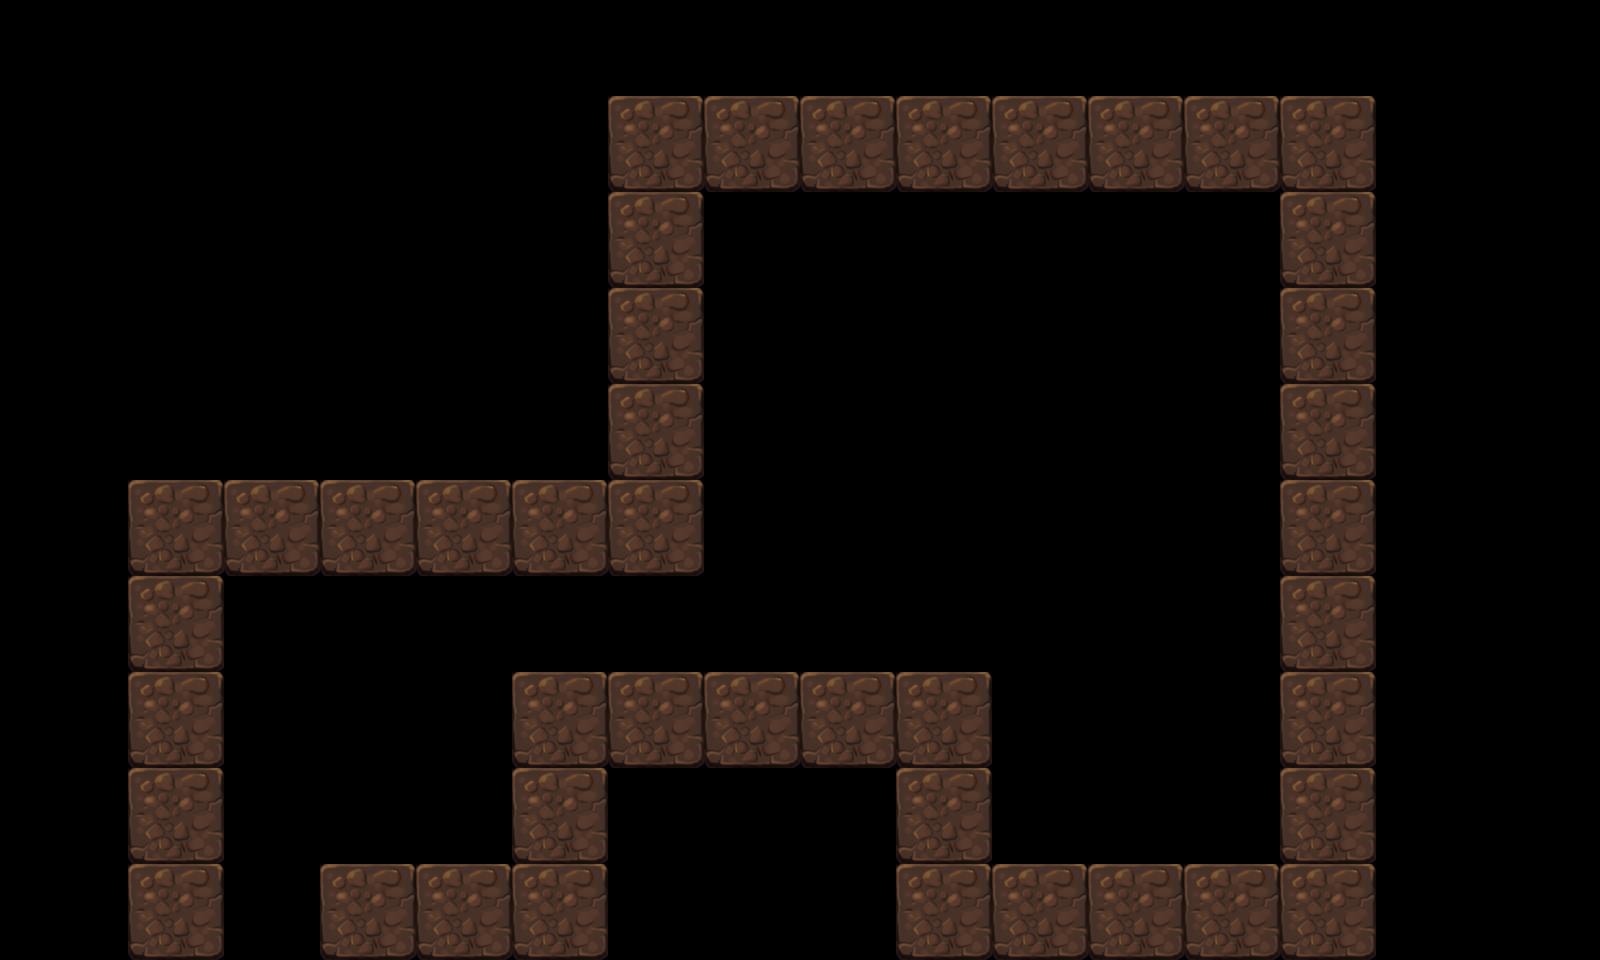

The image is a tile-based game level rendered from a .tmx file. Its description and source (layers, tilesets, objects; grid data summarised) follow:
An orthogonal 50x30 tile map with 32x32 px tiles, 1 tile layer (bg) and 11 objects (0, 1, 2, 3, 4, ...).

<map version="1.0" orientation="orthogonal" width="50" height="30" tilewidth="32" tileheight="32">
 <tileset firstgid="1" name="tile" tilewidth="32" tileheight="32">
  <image source="tile.png" width="96" height="96" />
 </tileset>
 <layer name="bg" width="50" height="30">
  <data>[1500 cells, 387 non-empty, 9 distinct tile ids]</data>
 </layer>
 <objectgroup name="obj" width="50" height="30">
     <object name="0" x="171" y="949" />
     <object name="1" x="174" y="532" />
     <object name="2" x="659" y="531" />
     <object name="3" x="655" y="142" />
     <object name="4" x="1328" y="146" />
     <object name="5" x="1331" y="919" />
     <object name="6" x="942" y="917" />
     <object name="7" x="944" y="720" />
     <object name="8" x="558" y="725" />
     <object name="9" x="559" y="919" />
     <object name="10" x="325" y="914" />
 </objectgroup>
</map>
